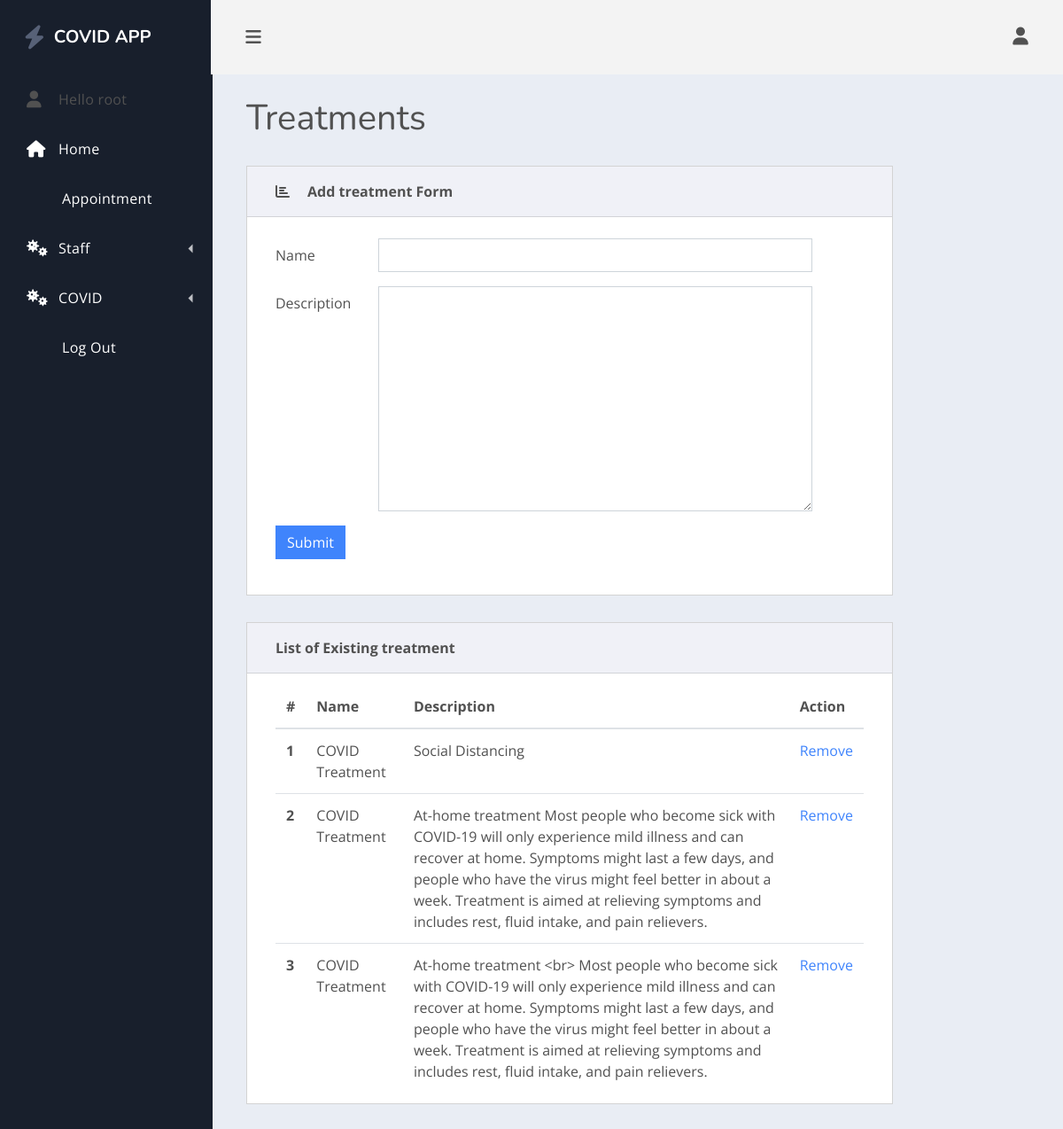
/treatment/ (signed in), run on an earlier commit of the app's database.
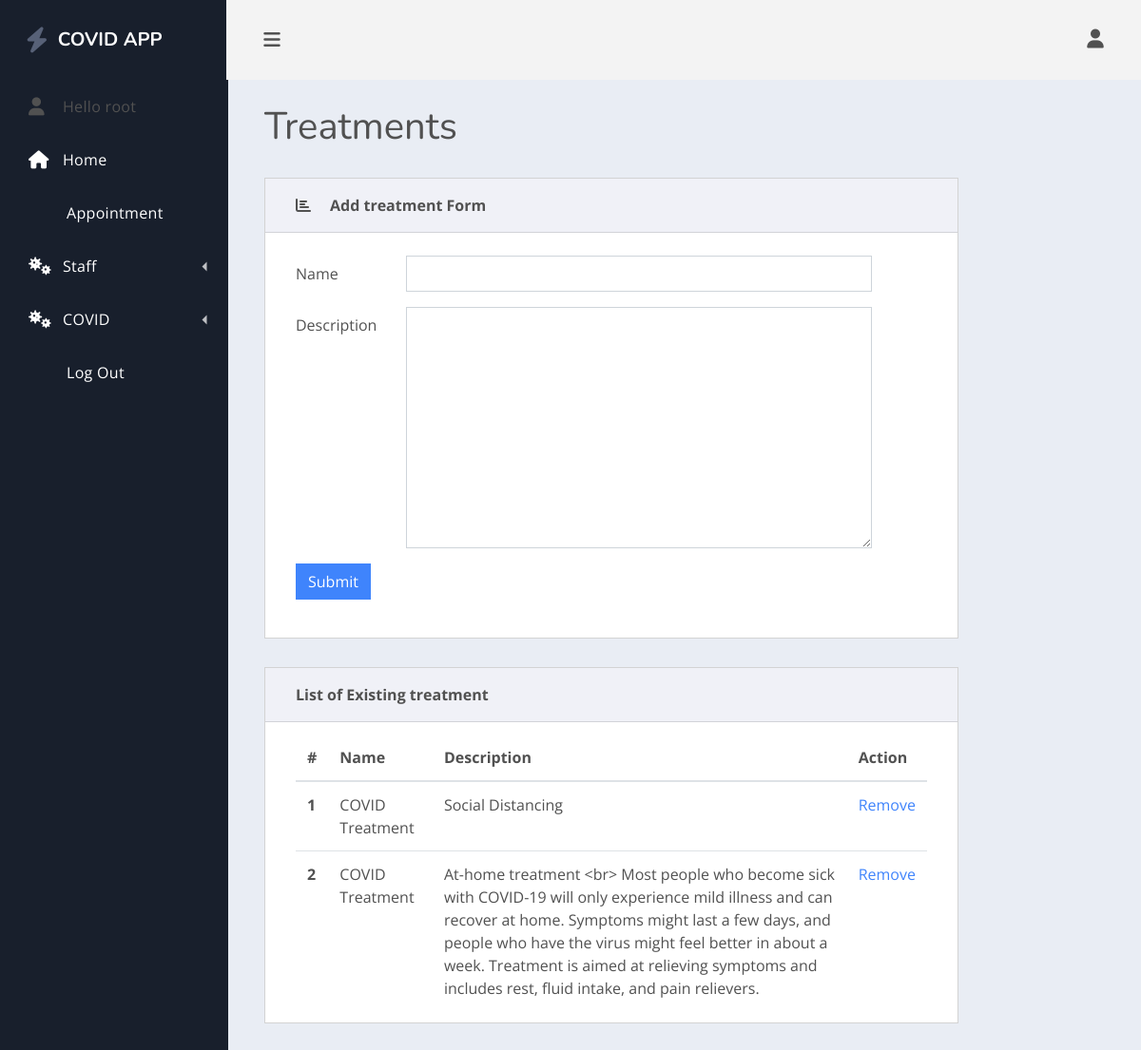
And on a later commit of the database.
### healthcare/models.py (models this page shows, shortened)
class Treatment(models.Model):
    name = models.CharField(max_length= 200, null= True)
    description = models.TextField()

### healthcare/decorators.py (the view)
    def wrapper_function(request, *args, **kwargs):
        group = None
        if request.user.groups.exists():
            group = request.user.groups.all()[0].name
        if group == 'patient':
            messages.warning(request, 'Your are Redirected as you are not authorized to view the requested page ')
            return redirect('home')
        if group == 'staff':
            return view_func(request, *args, **kwargs)

### healthcare/forms.py
class TreatmentForm(ModelForm):
    class Meta:
        model = Treatment
        fields = '__all__'

### healthcare/templatetags/myfilters.py (called while the page is built)
@register.filter(name='addclass')
def addclass(value, arg):
    return value.as_widget(attrs={'class': arg})

### healthcare/views.py (called while the page is built)
@staff_only
def editTreatement(request):
    form = TreatmentForm()
    treatments = Treatment.objects.all()
    if request.method == 'POST':
        form = TreatmentForm(request.POST)
        if form.is_valid():
            form.save()
            return redirect('treatment')
    context = {'form': form, 'treatments': treatments}
    return render(request, 'healthcare/editTreatment.htm', context)

### healthcare/templates/healthcare/editTreatment.htm (shortened to what this page needs)
{% extends 'healthcare/main.html' %}
{% block content %}
    {% load myfilters %}
    <main class="dash-content">
        <div class="container-fluid">
            <h1 class="dash-title">Treatments</h1>
            <div class="row">
                <div class="col-xl-10">
                    <div class="card spur-card">
                        <div class="card-header">
                            <div class="spur-card-icon">
                                <i class="fas fa-chart-bar"></i>
                            </div>
                            <div class="spur-card-title"> Add treatment Form </div>
                        </div>
                        <div class="card-body ">
                            <form method="POST" action="">
                                {%  for field  in form %}
                                    <div class="form-group row">
                                        <label class="col-sm-2 col-form-label">{{ field.label }}</label>
                                        <div class="col-sm-9">
                                            {{ field |addclass:'form-control' }}
                                        </div>
                                    </div>
                                {% endfor %}
                                <div class="form-group row">
                                    <div class="col-sm-9">
                                        <button type="submit" class="btn btn-primary">Submit</button>
                                    </div>
                                </div>
                            </form>
                        </div>
                    </div>
                    <div class="card spur-card">
                        <div class="card-header">
                            <div class="spur-card-title">List of Existing treatment</div>
                        </div>
                        <div class="card-body ">
                            <table class="table table-hover table-in-card">
                                <thead>
                                <tr>
                                    <th scope="col">#</th>
                                    <th scope="col">Name</th>
                                    <th scope="col">Description</th>
                                    <th scope="col">Action</th>
                                </tr>
                                </thead>
                                <tbody>
                                {% for treatment in treatments %}
                                    <tr>
                                        <th scope="row"> {{ forloop.counter }}</th>
                                        <td>{{ treatment.name }}</td>
                                        <td>
                                            {{ treatment.description }}
                                        </td>
                                        <td>
                                            <a href=" {% url 'deletetreatment' treatment.id %}">Remove</a>
                                        </td>
                                    </tr>
                                {% endfor %}
                                </tbody>
                            </table>
                        </div>
                    </div>
                </div>
            </div>
        </div>
    </main>
{% endblock %}

What changed in the data, as far as the page shows it:
removed Treatment: name "COVID Treatment", description "At-home treatment Most people who become sick with COVID-19 will only experience mild illness and can recover at home. Symptoms might last a few days, and people who have the virus might feel better in about a week. Treatment is aimed at relieving symptoms and includes rest, fluid intake, and pain relievers."
